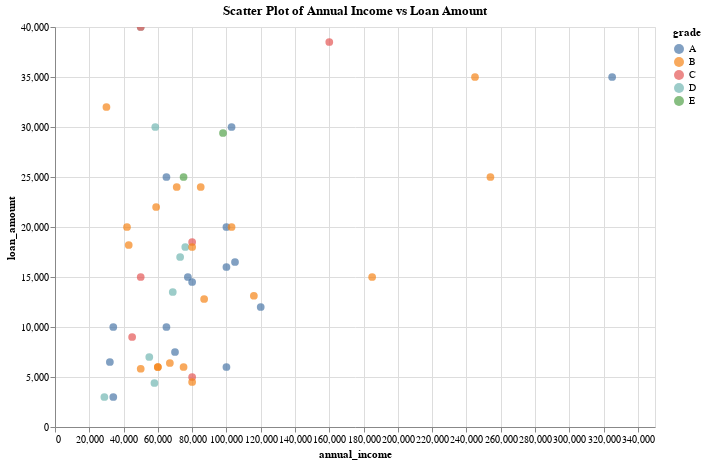

The notebook cell saved with this chart:
### Code cell
alt.Chart(df).mark_circle(size=60).encode(
    x='annual_income',
    y='loan_amount',
    tooltip=['annual_income', 'loan_amount', 'grade'],
    color='grade'
).properties(
    width=600,
    height=400,
    title="Scatter Plot of Annual Income vs Loan Amount"
).interactive()

### Figure 1 — Vega-Lite specification as saved in the notebook (floating-point values rounded to 4 significant figures)
{"config": {"view": {"continuousWidth": 300, "continuousHeight": 300}}, "data": {"name": "data-6518b6c753e8b6e4fb2928371445a5ee"}, "mark": {"type": "circle", "size": 60}, "encoding": {"color": {"field": "grade", "type": "nominal"}, "tooltip": [{"field": "annual_income", "type": "quantitative"}, {"field": "loan_amount", "type": "quantitative"}, {"field": "grade", "type": "nominal"}], "x": {"field": "annual_income", "type": "quantitative"}, "y": {"field": "loan_amount", "type": "quantitative"}}, "height": 400, "params": [{"name": "param_5", "select": {"type": "interval", "encodings": ["x", "y"]}, "bind": "scales"}], "title": "Scatter Plot of Annual Income vs Loan Amount", "width": 600, "$schema": "https://vega.github.io/schema/vega-lite/v5.20.1.json", "datasets": {"data-6518b6c753e8b6e4fb2928371445a5ee": [{"state": "NJ", "emp_length": 3.0, "term": 60, "homeownership": "rent", "annual_income": 59000, "verified_income": "Not Verified", "debt_to_income": 0.5575, "total_credit_limit": 95131, "total_credit_utilized": 32894, "num_cc_carrying_balance": 8, "loan_purpose": "debt_consolidation", "loan_amount": 22000, "grade": "B", "interest_rate": 10.9, "public_record_bankrupt": 0, "loan_status": "Current", "has_second_income": false, "total_income": 59000}, {"state": "CA", "emp_length": 10.0, "term": 36, "homeownership": "rent", "annual_income": 60000, "verified_income": "Not Verified", "debt_to_income": 1.306, "total_credit_limit": 51929, "total_credit_utilized": 78341, "num_cc_carrying_balance": 2, "loan_purpose": "credit_card", "loan_amount": 6000, "grade": "B", "interest_rate": 9.92, "public_record_bankrupt": 1, "loan_status": "Current", "has_second_income": false, "total_income": 60000}, {"state": "SC", "emp_length": null, "term": 36, "homeownership": "mortgage", "annual_income": 75000, "verified_income": "Verified", "debt_to_income": 1.056, "total_credit_limit": 301373, "total_credit_utilized": 79221, "num_cc_carrying_balance": 14, "loan_purpose": "debt_consolidation", "loan_amount": 25000, "grade": "E", "interest_rate": 26.3, "public_record_bankrupt": 0, "loan_status": "Current", "has_second_income": false, "total_income": 75000}, {"state": "CA", "emp_length": 0.0, "term": 36, "homeownership": "rent", "annual_income": 75000, "verified_income": "Not Verified", "debt_to_income": 0.5743, "total_credit_limit": 59890, "total_credit_utilized": 43076, "num_cc_carrying_balance": 10, "loan_purpose": "credit_card", "loan_amount": 6000, "grade": "B", "interest_rate": 9.92, "public_record_bankrupt": 0, "loan_status": "Current", "has_second_income": false, "total_income": 75000}, {"state": "OH", "emp_length": 4.0, "term": 60, "homeownership": "mortgage", "annual_income": 254000, "verified_income": "Not Verified", "debt_to_income": 0.2381, "total_credit_limit": 422619, "total_credit_utilized": 60490, "num_cc_carrying_balance": 2, "loan_purpose": "home_improvement", "loan_amount": 25000, "grade": "B", "interest_rate": 9.43, "public_record_bankrupt": 0, "loan_status": "Current", "has_second_income": false, "total_income": 254000}, {"state": "IN", "emp_length": 6.0, "term": 36, "homeownership": "mortgage", "annual_income": 67000, "verified_income": "Source Verified", "debt_to_income": 1.077, "total_credit_limit": 349825, "total_credit_utilized": 72162, "num_cc_carrying_balance": 4, "loan_purpose": "home_improvement", "loan_amount": 6400, "grade": "B", "interest_rate": 9.92, "public_record_bankrupt": 0, "loan_status": "Current", "has_second_income": false, "total_income": 67000}, {"state": "NY", "emp_length": 2.0, "term": 36, "homeownership": "rent", "annual_income": 28800, "verified_income": "Source Verified", "debt_to_income": 0.09972, "total_credit_limit": 15980, "total_credit_utilized": 2872, "num_cc_carrying_balance": 1, "loan_purpose": "debt_consolidation", "loan_amount": 3000, "grade": "D", "interest_rate": 17.09, "public_record_bankrupt": 0, "loan_status": "Current", "has_second_income": false, "total_income": 28800}, {"state": "MO", "emp_length": 10.0, "term": 36, "homeownership": "mortgage", "annual_income": 80000, "verified_income": "Not Verified", "debt_to_income": 0.3509, "total_credit_limit": 258439, "total_credit_utilized": 28073, "num_cc_carrying_balance": 3, "loan_purpose": "credit_card", "loan_amount": 14500, "grade": "A", "interest_rate": 6.08, "public_record_bankrupt": 0, "loan_status": "Current", "has_second_income": false, "total_income": 80000}, {"state": "FL", "emp_length": 6.0, "term": 60, "homeownership": "rent", "annual_income": 34000, "verified_income": "Not Verified", "debt_to_income": 0.6975, "total_credit_limit": 87705, "total_credit_utilized": 23715, "num_cc_carrying_balance": 10, "loan_purpose": "credit_card", "loan_amount": 10000, "grade": "A", "interest_rate": 7.97, "public_record_bankrupt": 0, "loan_status": "Current", "has_second_income": false, "total_income": 34000}, {"state": "FL", "emp_length": 3.0, "term": 60, "homeownership": "mortgage", "annual_income": 80000, "verified_income": "Source Verified", "debt_to_income": 0.1669, "total_credit_limit": 330394, "total_credit_utilized": 32036, "num_cc_carrying_balance": 4, "loan_purpose": "debt_consolidation", "loan_amount": 18500, "grade": "C", "interest_rate": 12.62, "public_record_bankrupt": 1, "loan_status": "Current", "has_second_income": true, "total_income": 192000}, {"state": "MD", "emp_length": 8.0, "term": 36, "homeownership": "rent", "annual_income": 73000, "verified_income": "Source Verified", "debt_to_income": 0.4143, "total_credit_limit": 36182, "total_credit_utilized": 30246, "num_cc_carrying_balance": 3, "loan_purpose": "debt_consolidation", "loan_amount": 17000, "grade": "D", "interest_rate": 17.09, "public_record_bankrupt": 0, "loan_status": "Current", "has_second_income": false, "total_income": 73000}, {"state": "HI", "emp_length": 10.0, "term": 36, "homeownership": "mortgage", "annual_income": 120000, "verified_income": "Not Verified", "debt_to_income": 0.7989, "total_credit_limit": 452712, "total_credit_utilized": 95869, "num_cc_carrying_balance": 4, "loan_purpose": "credit_card", "loan_amount": 12000, "grade": "A", "interest_rate": 5.31, "public_record_bankrupt": 0, "loan_status": "Current", "has_second_income": false, "total_income": 120000}, {"state": "CT", "emp_length": 10.0, "term": 36, "homeownership": "rent", "annual_income": 100000, "verified_income": "Source Verified", "debt_to_income": 0.2781, "total_credit_limit": 74805, "total_credit_utilized": 27809, "num_cc_carrying_balance": 3, "loan_purpose": "credit_card", "loan_amount": 16000, "grade": "A", "interest_rate": 7.35, "public_record_bankrupt": 0, "loan_status": "Current", "has_second_income": false, "total_income": 100000}, {"state": "NE", "emp_length": 2.0, "term": 36, "homeownership": "mortgage", "annual_income": 105000, "verified_income": "Not Verified", "debt_to_income": 0.2682, "total_credit_limit": 279386, "total_credit_utilized": 28160, "num_cc_carrying_balance": 2, "loan_purpose": "home_improvement", "loan_amount": 16500, "grade": "A", "interest_rate": 5.31, "public_record_bankrupt": 0, "loan_status": "Current", "has_second_income": false, "total_income": 105000}, {"state": "CA", "emp_length": 5.0, "term": 36, "homeownership": "rent", "annual_income": 34000, "verified_income": "Not Verified", "debt_to_income": 0.6293, "total_credit_limit": 33038, "total_credit_utilized": 21396, "num_cc_carrying_balance": 3, "loan_purpose": "debt_consolidation", "loan_amount": 3000, "grade": "A", "interest_rate": 7.96, "public_record_bankrupt": 0, "loan_status": "Current", "has_second_income": false, "total_income": 34000}, {"state": "TX", "emp_length": 2.0, "term": 60, "homeownership": "mortgage", "annual_income": 98000, "verified_income": "Verified", "debt_to_income": 1.107, "total_credit_limit": 319551, "total_credit_utilized": 108496, "num_cc_carrying_balance": 6, "loan_purpose": "credit_card", "loan_amount": 29400, "grade": "E", "interest_rate": 24.85, "public_record_bankrupt": 0, "loan_status": "Fully Paid", "has_second_income": false, "total_income": 98000}, {"state": "HI", "emp_length": 5.0, "term": 60, "homeownership": "rent", "annual_income": 68700, "verified_income": "Source Verified", "debt_to_income": 1.5, "total_credit_limit": 119325, "total_credit_utilized": 103019, "num_cc_carrying_balance": 5, "loan_purpose": "debt_consolidation", "loan_amount": 13500, "grade": "D", "interest_rate": 18.06, "public_record_bankrupt": 0, "loan_status": "Current", "has_second_income": false, "total_income": 68700}, {"state": "CA", "emp_length": 3.0, "term": 60, "homeownership": "rent", "annual_income": 43000, "verified_income": "Source Verified", "debt_to_income": 0.1547, "total_credit_limit": 60693, "total_credit_utilized": 22270, "num_cc_carrying_balance": 4, "loan_purpose": "debt_consolidation", "loan_amount": 18200, "grade": "B", "interest_rate": 10.42, "public_record_bankrupt": 0, "loan_status": "Current", "has_second_income": true, "total_income": 144000}, {"state": "CA", "emp_length": 3.0, "term": 36, "homeownership": "rent", "annual_income": 100000, "verified_income": "Source Verified", "debt_to_income": 0.1382, "total_credit_limit": 69100, "total_credit_utilized": 13823, "num_cc_carrying_balance": 5, "loan_purpose": "other", "loan_amount": 6000, "grade": "A", "interest_rate": 7.96, "public_record_bankrupt": 0, "loan_status": "Current", "has_second_income": false, "total_income": 100000}, {"state": "FL", "emp_length": 10.0, "term": 60, "homeownership": "mortgage", "annual_income": 76000, "verified_income": "Source Verified", "debt_to_income": 0.5898, "total_credit_limit": 249700, "total_credit_utilized": 44826, "num_cc_carrying_balance": 10, "loan_purpose": "debt_consolidation", "loan_amount": 18000, "grade": "D", "interest_rate": 19.42, "public_record_bankrupt": 0, "loan_status": "Current", "has_second_income": false, "total_income": 76000}, {"state": "MS", "emp_length": 10.0, "term": 36, "homeownership": "mortgage", "annual_income": 80000, "verified_income": "Verified", "debt_to_income": 0.7373, "total_credit_limit": 136046, "total_credit_utilized": 124994, "num_cc_carrying_balance": 1, "loan_purpose": "car", "loan_amount": 5000, "grade": "C", "interest_rate": 14.08, "public_record_bankrupt": 0, "loan_status": "Current", "has_second_income": true, "total_income": 169528}, {"state": "WI", "emp_length": 10.0, "term": 60, "homeownership": "mortgage", "annual_income": 50000, "verified_income": "Verified", "debt_to_income": 0.5234, "total_credit_limit": 375828, "total_credit_utilized": 87934, "num_cc_carrying_balance": 11, "loan_purpose": "debt_consolidation", "loan_amount": 40000, "grade": "D", "interest_rate": 20.0, "public_record_bankrupt": 0, "loan_status": "Fully Paid", "has_second_income": true, "total_income": 168000}, {"state": "WV", "emp_length": 0.0, "term": 36, "homeownership": "mortgage", "annual_income": 80000, "verified_income": "Not Verified", "debt_to_income": 0.7045, "total_credit_limit": 197299, "total_credit_utilized": 56363, "num_cc_carrying_balance": 6, "loan_purpose": "debt_consolidation", "loan_amount": 4500, "grade": "B", "interest_rate": 9.44, "public_record_bankrupt": 0, "loan_status": "Fully Paid", "has_second_income": false, "total_income": 80000}, {"state": "CA", "emp_length": 1.0, "term": 36, "homeownership": "rent", "annual_income": 185000, "verified_income": "Not Verified", "debt_to_income": 0.2547, "total_credit_limit": 102500, "total_credit_utilized": 47115, "num_cc_carrying_balance": 2, "loan_purpose": "credit_card", "loan_amount": 15000, "grade": "B", "interest_rate": 9.92, "public_record_bankrupt": 0, "loan_status": "Current", "has_second_income": false, "total_income": 185000}, {"state": "NJ", "emp_length": 5.0, "term": 60, "homeownership": "mortgage", "annual_income": 42000, "verified_income": "Source Verified", "debt_to_income": 0.08667, "total_credit_limit": 64800, "total_credit_utilized": 3640, "num_cc_carrying_balance": 5, "loan_purpose": "house", "loan_amount": 20000, "grade": "B", "interest_rate": 10.91, "public_record_bankrupt": 0, "loan_status": "Current", "has_second_income": false, "total_income": 42000}, {"state": "MA", "emp_length": 2.0, "term": 36, "homeownership": "rent", "annual_income": 100000, "verified_income": "Verified", "debt_to_income": 0.3282, "total_credit_limit": 144700, "total_credit_utilized": 88613, "num_cc_carrying_balance": 4, "loan_purpose": "small_business", "loan_amount": 20000, "grade": "A", "interest_rate": 5.32, "public_record_bankrupt": 0, "loan_status": "Current", "has_second_income": true, "total_income": 270000}, {"state": "TX", "emp_length": 5.0, "term": 36, "homeownership": "mortgage", "annual_income": 65000, "verified_income": "Not Verified", "debt_to_income": 0.2427, "total_credit_limit": 256974, "total_credit_utilized": 15778, "num_cc_carrying_balance": 7, "loan_purpose": "debt_consolidation", "loan_amount": 10000, "grade": "A", "interest_rate": 6.71, "public_record_bankrupt": 0, "loan_status": "Fully Paid", "has_second_income": false, "total_income": 65000}, {"state": "IN", "emp_length": 5.0, "term": 36, "homeownership": "own", "annual_income": 45000, "verified_income": "Not Verified", "debt_to_income": 0.1573, "total_credit_limit": 121323, "total_credit_utilized": 7079, "num_cc_carrying_balance": 4, "loan_purpose": "debt_consolidation", "loan_amount": 9000, "grade": "C", "interest_rate": 15.04, "public_record_bankrupt": 0, "loan_status": "Current", "has_second_income": false, "total_income": 45000}, {"state": "RI", "emp_length": 10.0, "term": 60, "homeownership": "mortgage", "annual_income": 245000, "verified_income": "Verified", "debt_to_income": 0.1674, "total_credit_limit": 495163, "total_credit_utilized": 41004, "num_cc_carrying_balance": 6, "loan_purpose": "credit_card", "loan_amount": 35000, "grade": "B", "interest_rate": 11.98, "public_record_bankrupt": 0, "loan_status": "Current", "has_second_income": false, "total_income": 245000}, {"state": "TX", "emp_length": 0.0, "term": 36, "homeownership": "mortgage", "annual_income": 50000, "verified_income": "Source Verified", "debt_to_income": 0.6397, "total_credit_limit": 203326, "total_credit_utilized": 122818, "num_cc_carrying_balance": 4, "loan_purpose": "debt_consolidation", "loan_amount": 40000, "grade": "C", "interest_rate": 12.62, "public_record_bankrupt": 0, "loan_status": "Current", "has_second_income": true, "total_income": 192000}, {"state": "VA", "emp_length": 0.0, "term": 36, "homeownership": "rent", "annual_income": 116000, "verified_income": "Source Verified", "debt_to_income": 0.5844, "total_credit_limit": 446850, "total_credit_utilized": 67790, "num_cc_carrying_balance": 7, "loan_purpose": "debt_consolidation", "loan_amount": 13125, "grade": "B", "interest_rate": 10.91, "public_record_bankrupt": 0, "loan_status": "Current", "has_second_income": false, "total_income": 116000}, {"state": "NV", "emp_length": 5.0, "term": 36, "homeownership": "mortgage", "annual_income": 30000, "verified_income": "Not Verified", "debt_to_income": 0.512, "total_credit_limit": 190832, "total_credit_utilized": 57345, "num_cc_carrying_balance": 6, "loan_purpose": "home_improvement", "loan_amount": 32000, "grade": "B", "interest_rate": 9.44, "public_record_bankrupt": 0, "loan_status": "Current", "has_second_income": true, "total_income": 112000}, {"state": "MA", "emp_length": 4.0, "term": 60, "homeownership": "mortgage", "annual_income": 80000, "verified_income": "Not Verified", "debt_to_income": 0.2445, "total_credit_limit": 432092, "total_credit_utilized": 53310, "num_cc_carrying_balance": 5, "loan_purpose": "debt_consolidation", "loan_amount": 18000, "grade": "B", "interest_rate": 9.93, "public_record_bankrupt": 0, "loan_status": "Current", "has_second_income": true, "total_income": 218000}, {"state": "CA", "emp_length": 7.0, "term": 36, "homeownership": "rent", "annual_income": 103000, "verified_income": "Source Verified", "debt_to_income": 0.2658, "total_credit_limit": 124900, "total_credit_utilized": 27381, "num_cc_carrying_balance": 5, "loan_purpose": "other", "loan_amount": 30000, "grade": "A", "interest_rate": 7.35, "public_record_bankrupt": 0, "loan_status": "Fully Paid", "has_second_income": false, "total_income": 103000}, {"state": "IL", "emp_length": 5.0, "term": 36, "homeownership": "rent", "annual_income": 58000, "verified_income": "Not Verified", "debt_to_income": 4.777, "total_credit_limit": 236668, "total_credit_utilized": 277081, "num_cc_carrying_balance": 5, "loan_purpose": "credit_card", "loan_amount": 4400, "grade": "D", "interest_rate": 18.45, "public_record_bankrupt": 0, "loan_status": "Current", "has_second_income": false, "total_income": 58000}, {"state": "AZ", "emp_length": 0.0, "term": 36, "homeownership": "own", "annual_income": 55000, "verified_income": "Source Verified", "debt_to_income": 0.2991, "total_credit_limit": 35900, "total_credit_utilized": 16450, "num_cc_carrying_balance": 12, "loan_purpose": "debt_consolidation", "loan_amount": 7000, "grade": "D", "interest_rate": 17.09, "public_record_bankrupt": 0, "loan_status": "Current", "has_second_income": false, "total_income": 55000}, {"state": "MN", "emp_length": null, "term": 36, "homeownership": "mortgage", "annual_income": 65000, "verified_income": "Not Verified", "debt_to_income": 0.7522, "total_credit_limit": 174860, "total_credit_utilized": 48896, "num_cc_carrying_balance": 4, "loan_purpose": "credit_card", "loan_amount": 25000, "grade": "A", "interest_rate": 7.96, "public_record_bankrupt": 0, "loan_status": "Current", "has_second_income": false, "total_income": 65000}, {"state": "IL", "emp_length": 2.0, "term": 36, "homeownership": "rent", "annual_income": 32000, "verified_income": "Source Verified", "debt_to_income": 0.7213, "total_credit_limit": 45594, "total_credit_utilized": 23081, "num_cc_carrying_balance": 4, "loan_purpose": "renewable_energy", "loan_amount": 6500, "grade": "A", "interest_rate": 6.08, "public_record_bankrupt": 1, "loan_status": "Current", "has_second_income": false, "total_income": 32000}, {"state": "MD", "emp_length": 5.0, "term": 36, "homeownership": "mortgage", "annual_income": 325000, "verified_income": "Source Verified", "debt_to_income": 0.3078, "total_credit_limit": 793009, "total_credit_utilized": 100019, "num_cc_carrying_balance": 11, "loan_purpose": "credit_card", "loan_amount": 35000, "grade": "A", "interest_rate": 6.71, "public_record_bankrupt": 0, "loan_status": "Current", "has_second_income": false, "total_income": 325000}, {"state": "MD", "emp_length": 3.0, "term": 36, "homeownership": "rent", "annual_income": 70000, "verified_income": "Source Verified", "debt_to_income": 5.334, "total_credit_limit": 272878, "total_credit_utilized": 373361, "num_cc_carrying_balance": 2, "loan_purpose": "other", "loan_amount": 7500, "grade": "A", "interest_rate": 7.34, "public_record_bankrupt": 0, "loan_status": "Current", "has_second_income": false, "total_income": 70000}, {"state": "CA", "emp_length": 10.0, "term": 60, "homeownership": "mortgage", "annual_income": 160000, "verified_income": "Verified", "debt_to_income": 0.3344, "total_credit_limit": 581604, "total_credit_utilized": 53504, "num_cc_carrying_balance": 3, "loan_purpose": "debt_consolidation", "loan_amount": 38500, "grade": "C", "interest_rate": 12.62, "public_record_bankrupt": 1, "loan_status": "Current", "has_second_income": false, "total_income": 160000}, {"state": "NJ", "emp_length": 6.0, "term": 36, "homeownership": "rent", "annual_income": 50000, "verified_income": "Source Verified", "debt_to_income": 1.257, "total_credit_limit": 90398, "total_credit_utilized": 62872, "num_cc_carrying_balance": 5, "loan_purpose": "credit_card", "loan_amount": 15000, "grade": "C", "interest_rate": 16.02, "public_record_bankrupt": 0, "loan_status": "Current", "has_second_income": false, "total_income": 50000}, {"state": "IL", "emp_length": 10.0, "term": 60, "homeownership": "rent", "annual_income": 71000, "verified_income": "Not Verified", "debt_to_income": 0.7425, "total_credit_limit": 115970, "total_credit_utilized": 52719, "num_cc_carrying_balance": 8, "loan_purpose": "car", "loan_amount": 24000, "grade": "B", "interest_rate": 10.9, "public_record_bankrupt": 0, "loan_status": "Current", "has_second_income": false, "total_income": 71000}, {"state": "MI", "emp_length": 0.0, "term": 36, "homeownership": "mortgage", "annual_income": 85000, "verified_income": "Not Verified", "debt_to_income": 0.8188, "total_credit_limit": 131847, "total_credit_utilized": 69595, "num_cc_carrying_balance": 3, "loan_purpose": "debt_consolidation", "loan_amount": 24000, "grade": "B", "interest_rate": 9.93, "public_record_bankrupt": 0, "loan_status": "Fully Paid", "has_second_income": false, "total_income": 85000}, {"state": "CA", "emp_length": 5.0, "term": 36, "homeownership": "mortgage", "annual_income": 87000, "verified_income": "Source Verified", "debt_to_income": 0.05472, "total_credit_limit": 294946, "total_credit_utilized": 4761, "num_cc_carrying_balance": 3, "loan_purpose": "debt_consolidation", "loan_amount": 12800, "grade": "B", "interest_rate": 9.44, "public_record_bankrupt": 0, "loan_status": "Current", "has_second_income": false, "total_income": 87000}, {"state": "TX", "emp_length": 10.0, "term": 36, "homeownership": "mortgage", "annual_income": 60000, "verified_income": "Not Verified", "debt_to_income": 0.7312, "total_credit_limit": 64017, "total_credit_utilized": 43871, "num_cc_carrying_balance": 5, "loan_purpose": "home_improvement", "loan_amount": 6000, "grade": "B", "interest_rate": 10.42, "public_record_bankrupt": 0, "loan_status": "Current", "has_second_income": false, "total_income": 60000}, {"state": "NV", "emp_length": 0.0, "term": 36, "homeownership": "mortgage", "annual_income": 58500, "verified_income": "Verified", "debt_to_income": 0.3968, "total_credit_limit": 49234, "total_credit_utilized": 23214, "num_cc_carrying_balance": 2, "loan_purpose": "debt_consolidation", "loan_amount": 30000, "grade": "D", "interest_rate": 21.45, "public_record_bankrupt": 0, "loan_status": "Current", "has_second_income": false, "total_income": 58500}, {"state": "NH", "emp_length": 2.0, "term": 36, "homeownership": "rent", "annual_income": 50000, "verified_income": "Source Verified", "debt_to_income": 0.5026, "total_credit_limit": 39814, "total_credit_utilized": 25131, "num_cc_carrying_balance": 4, "loan_purpose": "debt_consolidation", "loan_amount": 5825, "grade": "B", "interest_rate": 10.91, "public_record_bankrupt": 0, "loan_status": "Current", "has_second_income": false, "total_income": 50000}, {"state": "IL", "emp_length": 2.0, "term": 36, "homeownership": "own", "annual_income": 103000, "verified_income": "Not Verified", "debt_to_income": 0.9736, "total_credit_limit": 150027, "total_credit_utilized": 100280, "num_cc_carrying_balance": 4, "loan_purpose": "debt_consolidation", "loan_amount": 20000, "grade": "B", "interest_rate": 9.43, "public_record_bankrupt": 0, "loan_status": "Current", "has_second_income": false, "total_income": 103000}, {"state": "TX", "emp_length": 9.0, "term": 36, "homeownership": "mortgage", "annual_income": 77500, "verified_income": "Verified", "debt_to_income": 0.6779, "total_credit_limit": 390156, "total_credit_utilized": 52534, "num_cc_carrying_balance": 2, "loan_purpose": "other", "loan_amount": 15000, "grade": "A", "interest_rate": 6.08, "public_record_bankrupt": 0, "loan_status": "Current", "has_second_income": false, "total_income": 77500}]}}
